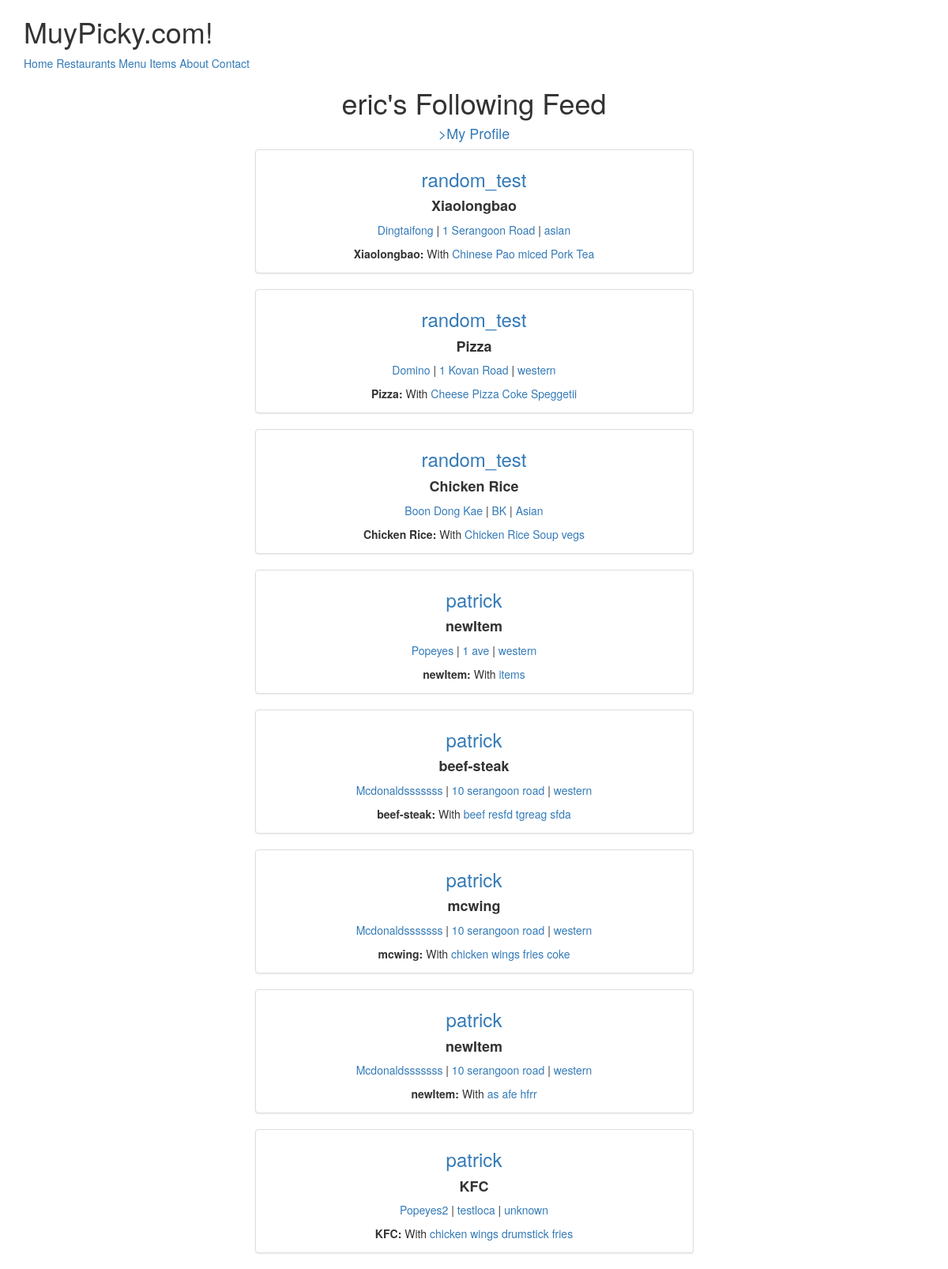
The app's page / (signed in) with its own data.
### menus/models.py (models this page shows, shortened)
class Items(models.Model):
	user 		= models.ForeignKey(settings.AUTH_USER_MODEL)
	restaurant	= models.ForeignKey(RestaurantLocation)
	name 		= models.CharField(max_length=120)
	contents	= models.TextField(help_text='Seperate each by comma')
	excludes	= models.TextField(blank=True, null=True, help_text='Seperate each by comma')
	public 		= models.BooleanField(default=True)
	timestamp	= models.DateTimeField(auto_now_add=True)
	updated 	= models.DateTimeField(auto_now=True)
	class Meta:
		ordering = ['-updated','-timestamp'] # Item.objects.all()
	def get_contents(self):
		return self.contents.split(",")

### restaurants/models.py (models this page shows, shortened)
class RestaurantLocation(models.Model):
	owner 		= models.ForeignKey(Users) #class_instance.model_set.all()  # Django Models Unleashed JOINCFE.com
	name 		= models.CharField(max_length=120)
	location 	= models.CharField(max_length=120, null=True, blank=True)
	category 	= models.CharField(max_length=120, null=True, blank=True, validators=[validate_category])
	timestamp	= models.DateTimeField(auto_now=False, auto_now_add=False, null=True, blank=True)
	update 		= models.DateTimeField(auto_now_add=True)
	slug		= models.SlugField(null=True, blank=True)
	objects = RestaurantLocationManager() #add Model.objects.all()

### menus/views.py (the view)
# urls.py: url(r'^$', HomeView.as_view(), name='home'),
class HomeView(LoginRequiredMixin, View):
	def get(self, request, *args, **kwargs):
		if not request.user.is_authenticated():
			return render(request, "home.thml", {})
		else:
			user = self.request.user
			is_following_user_id = [x.user.id for x in user.is_following.all()]
			qs = Items.objects.filter(user__id__in = is_following_user_id, public=True).order_by("-updated")[:10] #first 3 latest
			return render(request, "menus/home-feed.html", {'object_list':qs})

### menus/templates/menus/home-feed.html
{% extends "base.html" %}
{% block content %}
<div class='row'>
<div class='col-sm-6 text-center col-sm-offset-3'>
<h1>{{ request.user }}'s Following Feed</h1>
<h4><a href='{% url "profile:detail" username=request.user %}'>>My Profile</a></h4>
{% if object_list %}
	{% for obj in object_list %}
		<div class='thumbnail'>
			<h3><a href='{% url "profile:detail" username=obj.user %}'>{{obj.user }}</a></h3>
			<h4><b>{{obj.name }}</b></h4>
			<p><a href='{% url "profile:detail" username=obj.user %}?q={{obj.restaurant.name}}'>{{obj.restaurant.name}}</a> | <a href='{% url "profile:detail" username=obj.user %}?q={{obj.restaurant.location}}'>{{obj.restaurant.location}}</a> | <a href='{% url "profile:detail" username=obj.user %}?q={{obj.restaurant.category}}'>{{obj.restaurant.category}}</a></p>
			<p>
				<b>{{obj.name }}:</b>
					{% if obj.contents %} With
						{% for item in obj.get_contents %}
						<a href='{% url "profile:detail" username=obj.user %}?q={{item}}'>{{item}}</a>
						{% endfor %}
					{% endif %}
			</p>
		</div>
	{% endfor %}
{% else %}
<p class='lead'> No Items Found</p>
{% endif %}
</div>
</div>
{% endblock content %}

### records on screen
Items: user "random_test", name "Xiaolongbao", restaurant.name "Dingtaifong", restaurant.location "1 Serangoon Road", restaurant.category "asian", get_contents "Chinese Pao" "miced Pork" "Tea"
Items: user "random_test", name "Pizza", restaurant.name "Domino", restaurant.location "1 Kovan Road", restaurant.category "western", get_contents "Cheese Pizza" "Coke" "Speggetii"
Items: user "random_test", name "Chicken Rice", restaurant.name "Boon Dong Kae", restaurant.location "BK", restaurant.category "Asian", get_contents "Chicken Rice" "Soup" "vegs"
Items: user "patrick", name "newItem", restaurant.name "Popeyes", restaurant.location "1 ave", restaurant.category "western", get_contents "items"
Items: user "patrick", name "beef-steak", restaurant.name "Mcdonaldsssssss", restaurant.location "10 serangoon road", restaurant.category "western", get_contents "beef" "resfd" "tgreag" "sfda"
Items: user "patrick", name "mcwing", restaurant.name "Mcdonaldsssssss", restaurant.location "10 serangoon road", restaurant.category "western", get_contents "chicken wings" "fries" "coke"
Items: user "patrick", name "newItem", restaurant.name "Mcdonaldsssssss", restaurant.location "10 serangoon road", restaurant.category "western", get_contents "as" "afe" "hfrr"
Items: user "patrick", name "KFC", restaurant.name "Popeyes2", restaurant.location "testloca", restaurant.category "unknown", get_contents "chicken wings" "drumstick" "fries"

### other values on screen
{{ request.user }} "eric"
